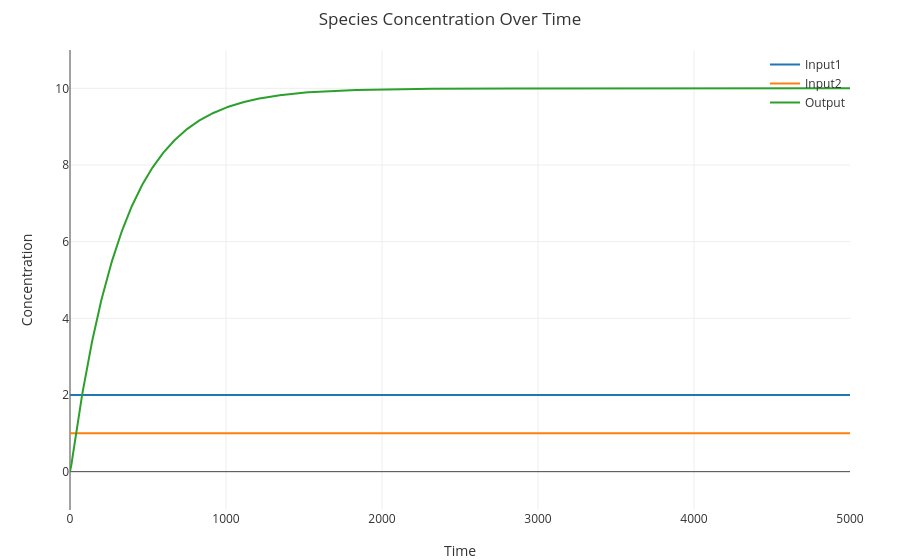

The notebook cell this image was saved under:
### Code cell
%export expanded
%debug off
directive simulation { 
  final=5000; 
  plots=[Input1; Input2; Output];
}
directive simulator deterministic
directive parameters [ k = 0.003; u = 0.1 ]

| 1 Input2
| 2 Input1
| 3 C
| 4 D
| 0 Output

%invoke MAC(Input1,C,Input2,D):(Output)

### Figure 1 — Plotly figure (JSON) as saved in the notebook; plotly's stock layout.template omitted (floating-point values rounded to 4 significant figures; data arrays with more than 128 entries replaced by an {"elided": "..."} marker saying what was removed)
{"data": [{"line": {"width": 2}, "mode": "lines", "name": "Input1", "x": {"elided": "1001 int values"}, "y": {"elided": "1001 int values"}}, {"line": {"width": 2}, "mode": "lines", "name": "Input2", "x": {"elided": "1001 int values"}, "y": {"elided": "1001 int values"}}, {"line": {"width": 2}, "mode": "lines", "name": "Output", "x": {"elided": "1001 int values"}, "y": {"elided": "1001 float values"}}], "layout": {"font": {"color": "#333"}, "hovermode": "x unified", "legend": {"bgcolor": "rgba(0,0,0,0)", "x": 1, "xanchor": "right", "y": 1, "yanchor": "top"}, "margin": {"b": 50, "l": 70, "r": 50, "t": 50}, "paper_bgcolor": "rgba(0,0,0,0)", "plot_bgcolor": "rgba(0,0,0,0)", "title": "Species Concentration Over Time", "xaxis": {"range": [0, 5000], "showgrid": true, "title": "Time"}, "yaxis": {"range": [-1, 11.0], "showgrid": true, "title": "Concentration"}}}
